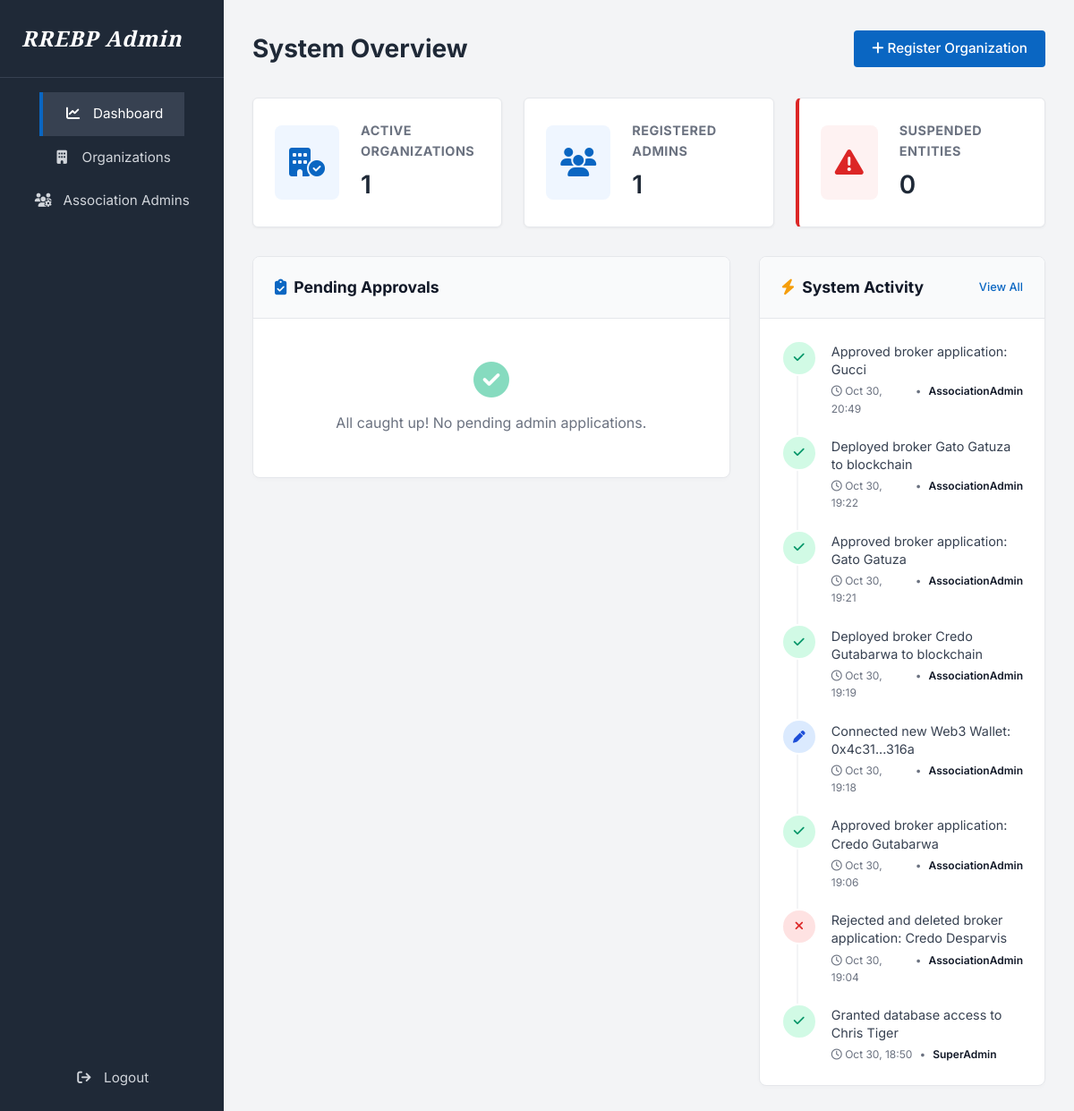
The app's page /spdash (signed in) with its own data.
### models.py (models this page shows)
class AuditLog(db.Model):
    __tablename__ = 'audit_logs'
    id = db.Column(db.String(36), primary_key=True, default=generate_uuid)
    actor_type = db.Column(db.String(50), nullable=False)
    actor_id = db.Column(db.String(36), nullable=False)
    action = db.Column(db.String(100), nullable=False)
    target_type = db.Column(db.String(50), nullable=True)
    target_id = db.Column(db.String(36), nullable=True)
    description = db.Column(db.Text, nullable=False)
    timestamp = db.Column(db.DateTime, default=datetime.utcnow)

### superadmin.py (the view)
@superadmin.route('/spdash')
@login_required
def spdash():
    active_orgs = Organization.query.filter_by(status='Active').count()
    total_admins = AssociationAdmin.query.count()
    suspended_orgs = Organization.query.filter_by(status='Suspended').count()
    pending_admins = AssociationAdmin.query.filter_by(account_status='Pending').order_by(AssociationAdmin.created_at.desc()).limit(5).all()
    recent_logs = AuditLog.query.order_by(AuditLog.timestamp.desc()).limit(8).all()
    return render_template("sp_dashboard.html",
                           active_orgs=active_orgs,
                           total_admins=total_admins,
                           suspended_orgs=suspended_orgs,
                           pending_admins=pending_admins,
                           recent_logs=recent_logs)

### superadmin.py (called while the page is built)
@superadmin.context_processor
def inject_pending_counts():
    if 'superadmin_id' in session:
        pending_admins_count = AssociationAdmin.query.filter_by(account_status='Pending').count()
        return dict(pending_admins_count=pending_admins_count)
    return dict(pending_admins_count=0)

def login_required(f):
    @wraps(f)
    def decorated_function(*args, **kwargs):
        if 'superadmin_id' not in session:
            return redirect(url_for('superadmin.login'))
        return f(*args, **kwargs)
    return decorated_function

### templates/sp_dashboard.html (shortened to what this page needs)
{% extends "sp_base.html" %}
{% block content %}
<div class="admin-header">
    <h1>System Overview</h1>
    <a href="{{ url_for('superadmin.new_organization') }}" class="btn-primary"><i class="fa-solid fa-plus"></i> Register Organization</a>
</div>
<div class="metrics-grid">
    <div class="metric-card">
        <div class="metric-icon"><i class="fa-solid fa-building-circle-check"></i></div>
        <div class="metric-data">
            <h3>Active Organizations</h3>
            <p>{{ active_orgs }}</p>
        </div>
    </div>
    <div class="metric-card">
        <div class="metric-icon"><i class="fa-solid fa-users"></i></div>
        <div class="metric-data">
            <h3>Registered Admins</h3>
            <p>{{ total_admins }}</p>
        </div>
    </div>
    <div class="metric-card" style="border-left: 4px solid #DC2626;">
        <div class="metric-icon" style="color: #DC2626; background-color: #FEF2F2;"><i class="fa-solid fa-triangle-exclamation"></i></div>
        <div class="metric-data">
            <h3>Suspended Entities</h3>
            <p>{{ suspended_orgs }}</p>
        </div>
    </div>
</div>
<div class="dashboard-grid">
    <div class="dashboard-panel">
        <div class="panel-header">
            <h2><i class="fa-solid fa-clipboard-check" style="color: #0A66C2;"></i> Pending Approvals</h2>
        </div>
        {% if pending_admins %}
        <table style="width: 100%; border-collapse: collapse; text-align: left;">
            <thead>
                <tr style="border-bottom: 1px solid #E5E7EB;">
                    <th style="padding: 1rem 1.5rem; font-size: 0.8rem; color: #6B7280; text-transform: uppercase;">Applicant Name</th>
                    <th style="padding: 1rem 1.5rem; font-size: 0.8rem; color: #6B7280; text-transform: uppercase;">Organization</th>
                    <th style="padding: 1rem 1.5rem; font-size: 0.8rem; color: #6B7280; text-transform: uppercase; text-align: right;">Action</th>
                </tr>
            </thead>
            <tbody>
                {% for admin in pending_admins %}
                <tr style="border-bottom: 1px solid #F3F4F6;">
                    <td style="padding: 1rem 1.5rem;">
                        <strong style="color: #111827; display: block;">{{ admin.full_name }}</strong>
                        <span style="font-size: 0.8rem; color: #6B7280;">{{ admin.email }}</span>
                    </td>
                    <td style="padding: 1rem 1.5rem; font-size: 0.9rem; color: #374151;">
                        {{ admin.organization.name if admin.organization else 'N/A' }}
                    </td>
                    <td style="padding: 1rem 1.5rem; text-align: right;">
                        <form action="{{ url_for('superadmin.approve_admin', admin_id=admin.id) }}" method="POST" style="margin: 0;">
                            <button type="submit" style="background-color: #10B981; color: white; padding: 0.4rem 0.8rem; border-radius: 4px; border: none; cursor: pointer; font-weight: 600; font-size: 0.8rem; transition: background 0.2s;">
                                Approve Access
                            </button>
                        </form>
                    </td>
                </tr>
                {% endfor %}
            </tbody>
        </table>
        {% else %}
        <div style="padding: 3rem 1.5rem; text-align: center; color: #6B7280;">
            <i class="fa-solid fa-check-circle" style="font-size: 2.5rem; color: #10B981; margin-bottom: 1rem; opacity: 0.5;"></i>
            <p style="margin: 0;">All caught up! No pending admin applications.</p>
        </div>
        {% endif %}
    </div>
    <div class="dashboard-panel">
        <div class="panel-header">
            <h2><i class="fa-solid fa-bolt" style="color: #F59E0B;"></i> System Activity</h2>
            <a href="{{ url_for('superadmin.audit_logs') }}" style="font-size: 0.8rem; color: #0A66C2; text-decoration: none; font-weight: 500;">View All</a>
        </div>
        <div class="log-feed">
            {% if recent_logs %}
                {% for log in recent_logs %}
                    {% set icon_class = 'icon-gray' %}
                    {% set icon_fa = 'fa-clock-rotate-left' %}
                    {% if 'CREATE' in log.action or 'APPROVE' in log.action or 'DEPLOY' in log.action %}
                        {% set icon_class = 'icon-green' %}
                        {% set icon_fa = 'fa-check' %}
                    {% elif 'DELETE' in log.action or 'REJECT' in log.action or 'REVOKE' in log.action or 'SUSPEND' in log.action %}
                        {% set icon_class = 'icon-red' %}
                        {% set icon_fa = 'fa-xmark' %}
                    {% elif 'UPDATE' in log.action %}
                        {% set icon_class = 'icon-blue' %}
                        {% set icon_fa = 'fa-pen' %}
                    {% endif %}
                    <div class="log-item">
                        <div class="log-icon {{ icon_class }}">
                            <i class="fa-solid {{ icon_fa }}"></i>
                        </div>
                        <div class="log-content">
                            <p class="log-text">{{ log.description }}</p>
                            <div class="log-meta">
                                <span><i class="fa-regular fa-clock"></i> {{ log.timestamp.strftime('%b %d, %H:%M') }}</span>
                                <span>&bull;</span>
                                <span class="log-target">{{ log.actor_type }}</span>
                            </div>
                        </div>
                    </div>
                {% endfor %}
            {% else %}
                <div style="text-align: center; color: #9CA3AF; padding: 2rem 0;">
                    <i class="fa-solid fa-list-ul" style="font-size: 2rem; margin-bottom: 0.5rem;"></i>
                    <p style="font-size: 0.9rem;">No system activity recorded yet.</p>
                </div>
            {% endif %}
        </div>
    </div>
</div>
{% endblock %}

### templates/sp_base.html (shortened to what this page needs)
<!DOCTYPE html>
<html lang="en">
<head>
    <link rel="stylesheet" href="https://cdnjs.cloudflare.com/ajax/libs/font-awesome/6.4.0/css/all.min.css">
    <link rel="stylesheet" href="{{ url_for('static', filename='css/style.css') }}">
    <link rel="stylesheet" href="{{ url_for('static', filename='css/admin_style.css') }}">
</head>
<body>
    <div class="admin-layout">
        <aside class="admin-sidebar">
            <a href="/" class="logo">RREBP Admin</a>
            <nav class="admin-nav">
                <a href="/spdash" class="nav-item {% if request.path == '/spdash' %}active{% endif %}">
                    <span><i class="fa-solid fa-chart-line"></i> Dashboard</span>
                </a>
                <a href="/spdash/organizations" class="nav-item {% if 'organizations' in request.path %}active{% endif %}">
                    <span><i class="fa-solid fa-building"></i> Organizations</span>
                </a>
                <a href="/spdash/admins" class="nav-item {% if 'admins' in request.path %}active{% endif %}">
                    <span><i class="fa-solid fa-users-gear"></i> Association Admins</span>
                </a>
                <a href="/spdash/logout" class="nav-item" style="margin-top: auto;">
                    <span><i class="fa-solid fa-arrow-right-from-bracket"></i> Logout</span>
                </a>
            </nav>
        </aside>
        <main class="admin-main">
            {% block content %}{% endblock %}
        </main>
    </div>
</body>
</html>

### static/css/style.css (style rules this page uses)
:root { --bg-white: #FFFFFF; --text-dark: #1F2937; --text-muted: #6B7280; --border-grey: #E5E7EB; --hover-grey: #F3F4F6; --btn-blue: #0A66C2; --btn-blue-hover: #004182; --footer-bg: #2f426b; }
body { font-family: 'Inter', sans-serif; background-color: var(--bg-white); color: var(--text-dark); margin: 0; padding: 0; line-height: 1.6; display: flex; flex-direction: column; min-height: 100vh; }
nav { max-width: 1200px; margin: 0 auto; padding: 1rem 2rem; display: flex; justify-content: space-between; align-items: center; }
.logo { font-family: 'Playfair Display', serif; font-size: 1.5rem; font-style: italic; color: var(--text-dark); text-decoration: none; letter-spacing: 1px; font-weight: 700; }
.btn-primary { background-color: var(--btn-blue); color: var(--bg-white); padding: 0.5rem 1.25rem; border-radius: 4px; text-decoration: none; font-weight: 500; font-size: 0.95rem; transition: background-color 0.2s; border: none; cursor: pointer; }
main { max-width: 1200px; margin: 0 auto; padding: 2rem; flex: 1; }

### static/css/admin_style.css (style rules this page uses)
.admin-layout { display: flex; min-height: 100vh; background-color: var(--bg-white); }
.admin-sidebar { width: 250px; background-color: var(--text-dark); color: var(--bg-white); display: flex; flex-direction: column; }
.admin-sidebar .logo { padding: 1.5rem; color: var(--bg-white); border-bottom: 1px solid #374151; display: block; }
.admin-nav { display: flex; flex-direction: column; padding: 1rem 0; flex: 1; }
.admin-nav a { color: #D1D5DB; text-decoration: none; padding: 0.75rem 1.5rem; display: flex; align-items: center; font-size: 0.95rem; transition: background-color 0.2s, color 0.2s; }
.admin-nav a:hover, .admin-nav a.active { background-color: #374151; color: var(--bg-white); border-left: 4px solid var(--btn-blue); }
.admin-nav i { margin-right: 10px; width: 20px; text-align: center; }
.admin-main { flex: 1; background-color: var(--hover-grey); padding: 2rem; overflow-y: auto; }
.admin-header { display: flex; justify-content: space-between; align-items: center; margin-bottom: 2rem; }
.admin-header h1 { margin: 0; font-size: 1.75rem; color: var(--text-dark); }
.metrics-grid { display: grid; grid-template-columns: repeat(3, 1fr); gap: 1.5rem; margin-bottom: 2rem; }
.metric-card { background-color: var(--bg-white); border: 1px solid var(--border-grey); border-radius: 6px; padding: 1.5rem; display: flex; align-items: center; box-shadow: 0 1px 3px rgba(0,0,0,0.05); }
.metric-icon { font-size: 2rem; color: var(--btn-blue); background-color: #EFF6FF; padding: 1rem; border-radius: 8px; margin-right: 1.5rem; }
.metric-data h3 { margin: 0; font-size: 0.9rem; color: var(--text-muted); text-transform: uppercase; letter-spacing: 0.5px; }
.metric-data p { margin: 0.25rem 0 0 0; font-size: 1.75rem; font-weight: 600; color: var(--text-dark); }

### templates/sp_base.html (style rules this page uses)
.nav-item { display: flex; align-items: center; justify-content: space-between; text-decoration: none; }
.nav-item i { margin-right: 0.5rem; width: 20px; text-align: center; }

### records on screen
AuditLog: description "Approved broker application: Gucci", timestamp "Oct 30, 20:49", actor_type "AssociationAdmin"
AuditLog: description "Deployed broker Gato Gatuza to blockchain", timestamp "Oct 30, 19:22", actor_type "AssociationAdmin"
AuditLog: description "Approved broker application: Gato Gatuza", timestamp "Oct 30, 19:21", actor_type "AssociationAdmin"
AuditLog: description "Deployed broker Credo Gutabarwa to blockchain", timestamp "Oct 30, 19:19", actor_type "AssociationAdmin"
AuditLog: description "Connected new Web3 Wallet: 0x4c31...316a", timestamp "Oct 30, 19:18", actor_type "AssociationAdmin"
AuditLog: description "Approved broker application: Credo Gutabarwa", timestamp "Oct 30, 19:06", actor_type "AssociationAdmin"
AuditLog: description "Rejected and deleted broker application: Credo Desparvis", timestamp "Oct 30, 19:04", actor_type "AssociationAdmin"
AuditLog: description "Granted database access to Chris Tiger", timestamp "Oct 30, 18:50", actor_type "SuperAdmin"

### other values on screen
{{ active_orgs }} "1"
{{ total_admins }} "1"
{{ suspended_orgs }} "0"
